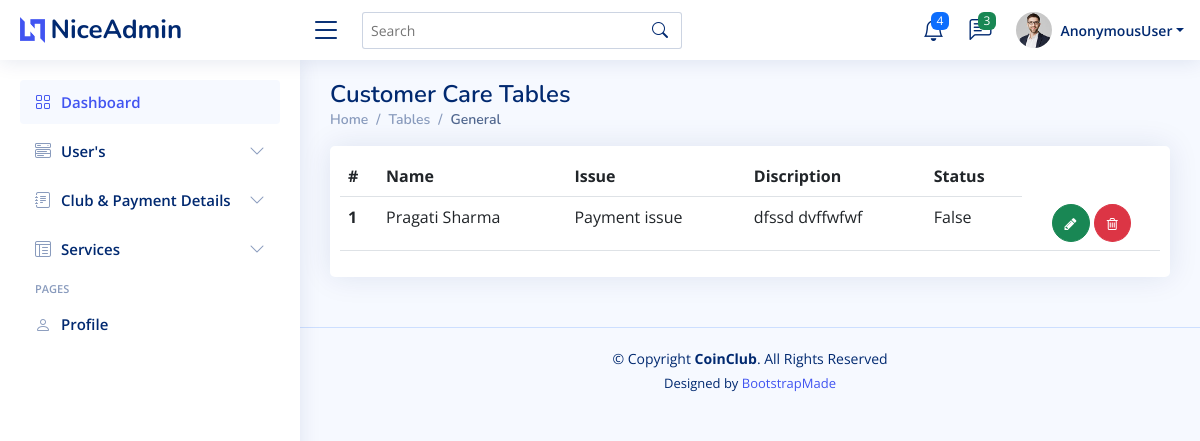
Page /homepage/getallcustomercare/ on the committed database.
### api/models.py (models this page shows, shortened)
class CustomerCare(models.Model):
    user = models.ForeignKey(user_registration,on_delete=models.CASCADE, related_name="sample")
    issue = models.ForeignKey(IssueMessages,on_delete=models.CASCADE, related_name="issue")
    discription = models.CharField(max_length=500,null=True)
    status = models.BooleanField(default=False)

class user_registration(models.Model):
    full_name=models.CharField(max_length=50)
    mobileno=models.CharField(max_length=50, unique=True)
    city=models.CharField(max_length=50)
    password=models.CharField(max_length=50)
    gender=models.CharField(max_length=50)
    occupation=models.CharField(max_length=50)
    motive=models.CharField(max_length=100)
    income=models.CharField(max_length=50)
    wallet_amount= models.CharField(max_length=50,default='0')
    monthlycontribution=models.CharField(max_length=50)
    profileimg=models.ImageField(blank=True,null=True,upload_to='user/')
    email=models.CharField(max_length=50)
    alternateno=models.CharField(max_length=50,blank=True)
    token = models.CharField(max_length=300)
    create_at=models.DateField(auto_now_add=True)

class IssueMessages(models.Model):
    message = models.CharField(max_length=300,null=True)

### adminapp/views.py (the view)
# urls.py: path('getallcustomercare/', views.CustomerCarePage),
def CustomerCarePage(request):
    getCustmer = CustomerCare.objects.all()
    return render(request, "customercare.html", {'Custmercare':getCustmer})

### templates/customercare.html (shortened to what this page needs)
{% extends 'index.html' %}
{% load static %}
{% block content %}
  <main id="main" class="main">
    <div class="pagetitle">
      <h1>Customer Care Tables</h1>
      <nav>
        <ol class="breadcrumb">
          <li class="breadcrumb-item"><a href="index.html">Home</a></li>
          <li class="breadcrumb-item">Tables</li>
          <li class="breadcrumb-item active">General</li>
        </ol>
      </nav>
    </div>
    <section class="section">
      <div class="row">
        <div class="col-lg-12">
          <div class="card">
            <div class="card-body" style="padding:10px">
              <table class="table">
                <thead>
                  <tr>
                    <th scope="col">#</th>
                    <th scope="col">Name</th>
                    <th scope="col">Issue</th>
                    <th scope="col">Discription</th>
                    <th scope="col">Status</th>
                  </tr>
                </thead>
                <tbody>
                  {% for service in Custmercare %}
                  <tr>
                    <th scope="row">{{forloop.counter}}</th>
                    <td>{{ service.user.full_name }}</td>
                    <td>{{ service.issue.message }}</td>
                    <td>{{ service.discription }}</td>
                    <td>{{ service.status }}</td>
                    <td style="text-align: center;"><a class="btn btn-success" style="border-radius:50%;" href="{% url 'update_service' id=service.id %}"> <i class="fa fa-pencil" style="font-size: 14px;"> </i> </a>
                      <a class="btn btn-danger" style="border-radius:50%;" href="{% url 'del_service' id=service.id %}"><i class="fa fa-trash-o" style="font-size: 14px;"></i></a></td>
                  </tr>
                  {% endfor %}
                </tbody>
              </table>
            </div>
          </div>
        </div>
      </div>
    </section>
  </main>
  {% endblock content %}

### static/assets/css/style.css (style rules this page uses)
:root { scroll-behavior: smooth; }
body { font-family: "Open Sans", sans-serif; background: #f6f9ff; color: #444444; }
a { color: #4154f1; text-decoration: none; }
h1, h2, h3, h4, h5, h6 { font-family: "Nunito", sans-serif; }
#main { margin-top: 60px; padding: 20px 30px; transition: all 0.3s; }
.pagetitle { margin-bottom: 10px; }
.pagetitle h1 { font-size: 24px; margin-bottom: 0; font-weight: 600; color: #012970; }
.card { margin-bottom: 30px; border: none; border-radius: 5px; box-shadow: 0px 0 30px rgba(1, 41, 112, 0.1); }
.card-body { padding: 0 20px 20px 20px; }
.breadcrumb { font-size: 14px; font-family: "Nunito", sans-serif; color: #899bbd; font-weight: 600; }
.breadcrumb a { color: #899bbd; transition: 0.3s; }
.breadcrumb .breadcrumb-item::before { color: #899bbd; }
.breadcrumb .active { color: #51678f; font-weight: 600; }
@media (min-width: 1200px) { #main, #footer { margin-left: 300px; } }

### rows in the picture
CustomerCare: user.full_name "Pragati Sharma", issue.message "Payment issue", discription "dfssd dvffwfwf", status "False"

### other values in the picture
{{ request.user }} "AnonymousUser"
